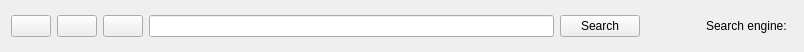
<ui version="4.0" >
 <class>SearchBar</class>
 <widget class="QWidget" name="SearchBar" >
  <property name="geometry" >
   <rect>
    <x>0</x>
    <y>0</y>
    <width>804</width>
    <height>52</height>
   </rect>
  </property>
  <layout class="QHBoxLayout" >
   <item>
    <widget class="KPushButton" name="m_back" >
     <property name="text" >
      <string/>
     </property>
    </widget>
   </item>
   <item>
    <widget class="KPushButton" name="m_reload" >
     <property name="text" >
      <string/>
     </property>
    </widget>
   </item>
   <item>
    <widget class="KPushButton" name="m_clear_button" >
     <property name="text" >
      <string/>
     </property>
    </widget>
   </item>
   <item>
    <widget class="KLineEdit" name="m_search_text" />
   </item>
   <item>
    <widget class="KPushButton" name="m_search_button" >
     <property name="text" >
      <string>Search</string>
     </property>
    </widget>
   </item>
   <item>
    <spacer>
     <property name="orientation" >
      <enum>Qt::Horizontal</enum>
     </property>
     <property name="sizeType" >
      <enum>QSizePolicy::Maximum</enum>
     </property>
     <property name="sizeHint" >
      <size>
       <width>60</width>
       <height>20</height>
      </size>
     </property>
    </spacer>
   </item>
   <item>
    <widget class="QLabel" name="textLabel1" >
     <property name="text" >
      <string>Search engine:</string>
     </property>
     <property name="wordWrap" >
      <bool>false</bool>
     </property>
    </widget>
   </item>
   <item>
    <widget class="KComboBox" native="1" name="m_search_engine" />
   </item>
  </layout>
 </widget>
 <layoutdefault spacing="6" margin="11" />
 <pixmapfunction>qPixmapFromMimeSource</pixmapfunction>
 <customwidgets>
  <customwidget>
   <class>KComboBox</class>
  </customwidget>
  <customwidget>
   <class>KPushButton</class>
   <extends>QPushButton</extends>
   <header>kpushbutton.h</header>
  </customwidget>
  <customwidget>
   <class>KLineEdit</class>
   <extends>QLineEdit</extends>
   <header>klineedit.h</header>
  </customwidget>
 </customwidgets>
 <includes>
  <include location="local" >kpushbutton.h</include>
  <include location="local" >kpushbutton.h</include>
  <include location="local" >kpushbutton.h</include>
  <include location="local" >klineedit.h</include>
  <include location="local" >kpushbutton.h</include>
  <include location="local" >kcombobox.h</include>
 </includes>
 <resources/>
 <connections/>
</ui>
